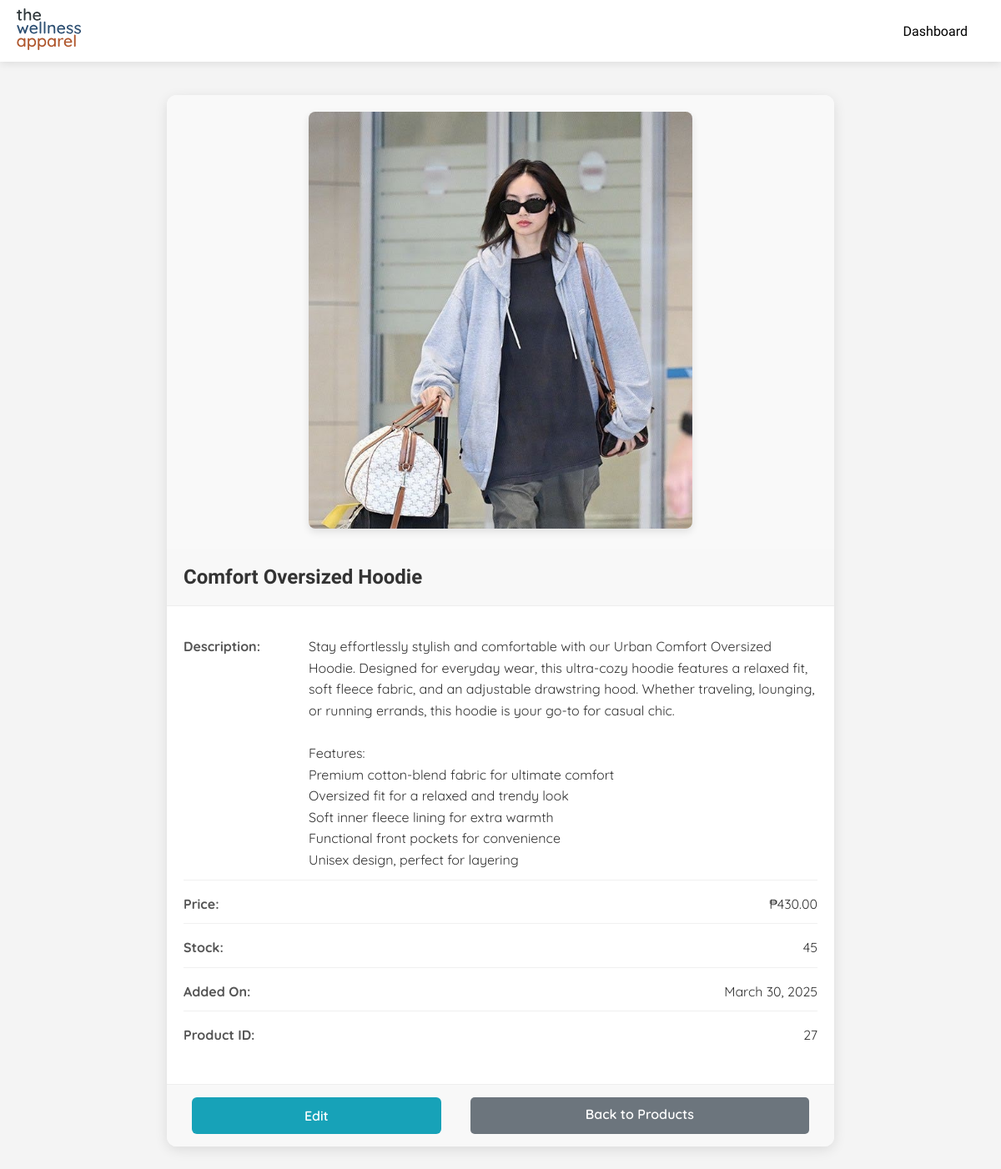
The page /admin/view_product.php?id=27 (signed in) on the database its author committed.
### tables this page shows
CREATE TABLE `products` (
  `id` int NOT NULL,
  `name` varchar(255) DEFAULT NULL,
  `description` text,
  `price` decimal(10,2) NOT NULL,
  `stock` int NOT NULL,
  `images` varchar(255) DEFAULT NULL,
  `created_at` timestamp NOT NULL DEFAULT CURRENT_TIMESTAMP,
  `is_active` tinyint(1) NOT NULL DEFAULT '1'
);

### admin/view_product.php (the view, shortened to what this page needs)
<?php
require 'includes/navbar.php';
if (isset($_GET['id']) && is_numeric($_GET['id'])) {
    $product_id = $_GET['id'];
    try {
        $stmt = $conn->prepare("SELECT id, name, description, price, stock, images, created_at FROM products WHERE id = ?");
        $stmt->bind_param("i", $product_id);
        $stmt->execute();
        $product = $stmt->get_result()->fetch_assoc();
    } catch (Exception $e) {
        die("Error fetching product details: " . $e->getMessage());
    }
} else {
    die("Invalid product ID.");
}
?>
<!DOCTYPE html>
<html lang="en">
<head>
    <link rel="stylesheet" href="assets/css/view_product.css">
</head>
<body>
    <div class="admin-container">
        <div class="view-product-container">
            <div class="product-image">
                <?php if (!empty($product['images'])): ?>
                    <img src="../uploads/products/<?php echo htmlspecialchars($product['images']); ?>" alt="<?php echo htmlspecialchars($product['name']); ?>">
                <?php else: ?>
                    <div class="no-image">No Image</div>
                <?php endif; ?>
            </div>
            <h2><?php echo htmlspecialchars($product['name']); ?></h2>
            <div class="product-details">
                <p><strong>Description:</strong> <?php echo nl2br(htmlspecialchars($product['description'])); ?></p>
                <p><strong>Price:</strong> ₱<?php echo number_format($product['price'], 2); ?></p>
                <p><strong>Stock:</strong> <?php echo $product['stock']; ?></p>
                <p><strong>Added On:</strong> <?php echo date("F j, Y", strtotime($product['created_at'])); ?></p>
                <p><strong>Product ID:</strong> <?php echo htmlspecialchars($product['id']); ?></p>
            </div>
            <div class="product-actions">
                <a href="edit_product.php?id=<?php echo $product['id']; ?>" class="btn btn-edit">Edit</a>
                <a href="products.php" class="btn btn-back">Back to Products</a>
            </div>
        </div>
    </div>
</body>
</html>

### admin/assets/css/view_product.css (style rules this page uses)
body { font-family: 'Quicksand', sans-serif; background-color: #f4f4f4; margin: 0; padding: 0; color: #333; }
.admin-container { max-width: 800px; margin: 40px auto; padding: 0 20px; }
.view-product-container { background-color: white; border-radius: 12px; box-shadow: 0 4px 15px rgba(0, 0, 0, 0.1); overflow: hidden; transition: transform 0.3s ease; }
.view-product-container h2 { background-color: #f8f8f8; color: #333; padding: 20px; margin: 0; font-family: 'Alice', serif; border-bottom: 1px solid #eee; }
.product-image { text-align: center; padding: 20px; background-color: #f9f9f9; }
.product-image img { max-width: 100%; max-height: 500px; object-fit: contain; border-radius: 8px; box-shadow: 0 4px 10px rgba(0, 0, 0, 0.1); }
.product-details { padding: 20px; background-color: white; }
.product-details p { margin-bottom: 15px; line-height: 1.6; display: flex; justify-content: space-between; border-bottom: 1px solid #f0f0f0; padding-bottom: 10px; }
.product-details p:last-child { border-bottom: none; }
.product-details strong { color: #555; min-width: 150px; display: inline-block; }
.product-actions { display: flex; background-color: #f8f8f8; padding: 15px 20px; border-top: 1px solid #eee; }
.btn { flex-grow: 1; padding: 12px; text-align: center; text-decoration: none; border-radius: 6px; margin: 0 10px; font-weight: 600; transition: all 0.3s ease; }
.btn-edit { background-color: #17a2b8; color: white; }

### admin/view_product.php (style rules this page uses)
.product-actions { display: flex; gap: 15px; }
.btn-back { background-color: #6c757d; color: white; text-decoration: none; padding: 10px 15px; border-radius: 5px; font-family: 'Quicksand', sans-serif; transition: background-color 0.3s ease; }

### rows shown on the page
products: images (picture), name "Comfort Oversized Hoodie", description "Stay effortlessly stylish and comfortable with our Urban Comfort Oversized Hoodie. Designed for everyday wear, this ultra-cozy hoodie features a relaxed fit, soft fleece fabric, and an adjustable drawstring hood. Whether traveling, lounging, or running errands, this hoodie is your go-to for casual chic. Features: Premium cotton-blend fabric for ultimate comfort Oversized fit for a relaxed and trendy look Soft inner fleece lining for extra warmth Functional front pockets for convenience Unisex design, perfect for layering", price "430.00", stock "45", created_at "March 30, 2025", id "27"
